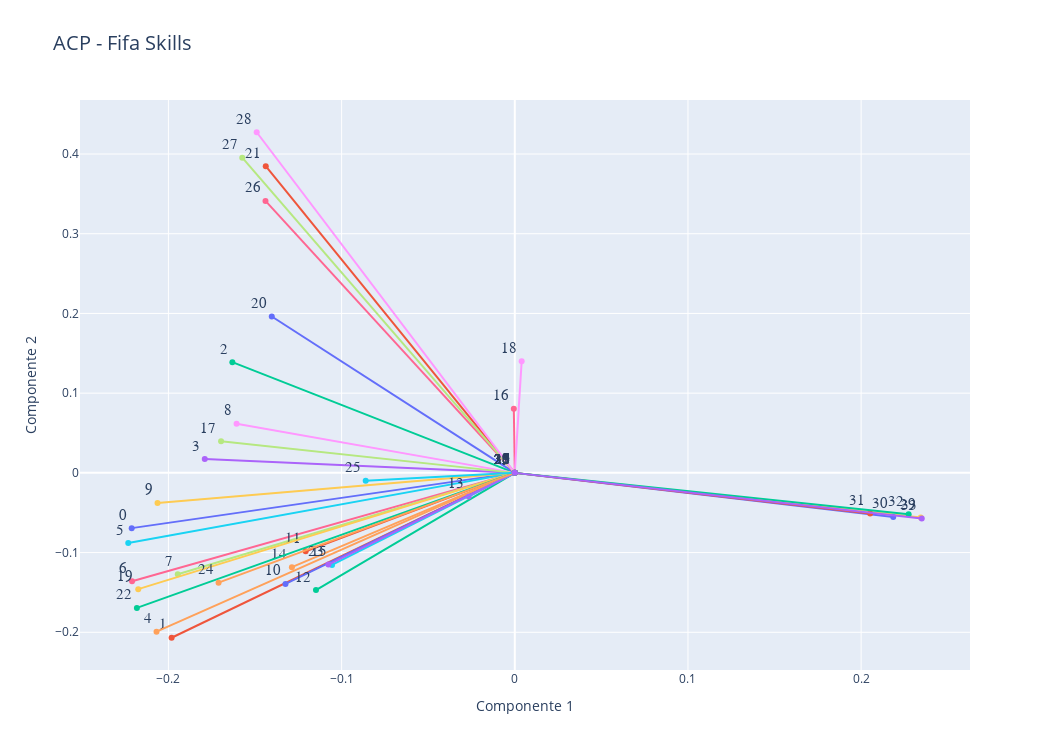

The notebook cell this image was saved under:
### Code cell
pcs=pca.components_  #"composición" de las primeras componentes, 
#Graph 1
data=[]

for i, (x,y) in enumerate(zip(pcs[0,:],pcs[1,:])):
    graph=go.Scatter(x=[0,x],y=[0,y],text=df_skills.columns[i],
                     mode='lines+markers+text',textposition='top left',textfont=dict(family='sans serif',size=15))
    data.append(graph)

layout = go.Layout(title="ACP - Fifa Skills",titlefont=dict(size=20),
            xaxis=dict(title='Componente 1'),
            yaxis=dict(title='Componente 2'),
            autosize=False, width=1050,height=750,
            showlegend=False)

fig = go.Figure(data=data, layout=layout)

iplot(fig)

### Figure 1 — Plotly figure (JSON) as saved in the notebook; plotly's stock layout.template omitted (floating-point values rounded to 4 significant figures)
{"data": [{"mode": "lines+markers+text", "text": "0", "textfont": {"family": "sans serif", "size": 15}, "textposition": "top left", "type": "scatter", "x": [0, -0.2212], "y": [0, -0.06933]}, {"mode": "lines+markers+text", "text": "1", "textfont": {"family": "sans serif", "size": 15}, "textposition": "top left", "type": "scatter", "x": [0, -0.1982], "y": [0, -0.2069]}, {"mode": "lines+markers+text", "text": "2", "textfont": {"family": "sans serif", "size": 15}, "textposition": "top left", "type": "scatter", "x": [0, -0.1631], "y": [0, 0.1389]}, {"mode": "lines+markers+text", "text": "3", "textfont": {"family": "sans serif", "size": 15}, "textposition": "top left", "type": "scatter", "x": [0, -0.179], "y": [0, 0.01732]}, {"mode": "lines+markers+text", "text": "4", "textfont": {"family": "sans serif", "size": 15}, "textposition": "top left", "type": "scatter", "x": [0, -0.2069], "y": [0, -0.1992]}, {"mode": "lines+markers+text", "text": "5", "textfont": {"family": "sans serif", "size": 15}, "textposition": "top left", "type": "scatter", "x": [0, -0.2232], "y": [0, -0.08808]}, {"mode": "lines+markers+text", "text": "6", "textfont": {"family": "sans serif", "size": 15}, "textposition": "top left", "type": "scatter", "x": [0, -0.221], "y": [0, -0.1361]}, {"mode": "lines+markers+text", "text": "7", "textfont": {"family": "sans serif", "size": 15}, "textposition": "top left", "type": "scatter", "x": [0, -0.1946], "y": [0, -0.1272]}, {"mode": "lines+markers+text", "text": "8", "textfont": {"family": "sans serif", "size": 15}, "textposition": "top left", "type": "scatter", "x": [0, -0.1606], "y": [0, 0.06175]}, {"mode": "lines+markers+text", "text": "9", "textfont": {"family": "sans serif", "size": 15}, "textposition": "top left", "type": "scatter", "x": [0, -0.2063], "y": [0, -0.03774]}, {"mode": "lines+markers+text", "text": "10", "textfont": {"family": "sans serif", "size": 15}, "textposition": "top left", "type": "scatter", "x": [0, -0.1324], "y": [0, -0.1393]}, {"mode": "lines+markers+text", "text": "11", "textfont": {"family": "sans serif", "size": 15}, "textposition": "top left", "type": "scatter", "x": [0, -0.1208], "y": [0, -0.09846]}, {"mode": "lines+markers+text", "text": "12", "textfont": {"family": "sans serif", "size": 15}, "textposition": "top left", "type": "scatter", "x": [0, -0.1148], "y": [0, -0.147]}, {"mode": "lines+markers+text", "text": "13", "textfont": {"family": "sans serif", "size": 15}, "textposition": "top left", "type": "scatter", "x": [0, -0.02664], "y": [0, -0.02963]}, {"mode": "lines+markers+text", "text": "14", "textfont": {"family": "sans serif", "size": 15}, "textposition": "top left", "type": "scatter", "x": [0, -0.1287], "y": [0, -0.1183]}, {"mode": "lines+markers+text", "text": "15", "textfont": {"family": "sans serif", "size": 15}, "textposition": "top left", "type": "scatter", "x": [0, -0.1055], "y": [0, -0.1155]}, {"mode": "lines+markers+text", "text": "16", "textfont": {"family": "sans serif", "size": 15}, "textposition": "top left", "type": "scatter", "x": [0, -0.0005588], "y": [0, 0.08035]}, {"mode": "lines+markers+text", "text": "17", "textfont": {"family": "sans serif", "size": 15}, "textposition": "top left", "type": "scatter", "x": [0, -0.1696], "y": [0, 0.03952]}, {"mode": "lines+markers+text", "text": "18", "textfont": {"family": "sans serif", "size": 15}, "textposition": "top left", "type": "scatter", "x": [0, 0.003971], "y": [0, 0.14]}, {"mode": "lines+markers+text", "text": "19", "textfont": {"family": "sans serif", "size": 15}, "textposition": "top left", "type": "scatter", "x": [0, -0.2174], "y": [0, -0.1459]}, {"mode": "lines+markers+text", "text": "20", "textfont": {"family": "sans serif", "size": 15}, "textposition": "top left", "type": "scatter", "x": [0, -0.1403], "y": [0, 0.1962]}, {"mode": "lines+markers+text", "text": "21", "textfont": {"family": "sans serif", "size": 15}, "textposition": "top left", "type": "scatter", "x": [0, -0.1438], "y": [0, 0.3848]}, {"mode": "lines+markers+text", "text": "22", "textfont": {"family": "sans serif", "size": 15}, "textposition": "top left", "type": "scatter", "x": [0, -0.2182], "y": [0, -0.1694]}, {"mode": "lines+markers+text", "text": "23", "textfont": {"family": "sans serif", "size": 15}, "textposition": "top left", "type": "scatter", "x": [0, -0.1076], "y": [0, -0.1151]}, {"mode": "lines+markers+text", "text": "24", "textfont": {"family": "sans serif", "size": 15}, "textposition": "top left", "type": "scatter", "x": [0, -0.171], "y": [0, -0.1377]}, {"mode": "lines+markers+text", "text": "25", "textfont": {"family": "sans serif", "size": 15}, "textposition": "top left", "type": "scatter", "x": [0, -0.08609], "y": [0, -0.009874]}, {"mode": "lines+markers+text", "text": "26", "textfont": {"family": "sans serif", "size": 15}, "textposition": "top left", "type": "scatter", "x": [0, -0.144], "y": [0, 0.3412]}, {"mode": "lines+markers+text", "text": "27", "textfont": {"family": "sans serif", "size": 15}, "textposition": "top left", "type": "scatter", "x": [0, -0.1574], "y": [0, 0.3954]}, {"mode": "lines+markers+text", "text": "28", "textfont": {"family": "sans serif", "size": 15}, "textposition": "top left", "type": "scatter", "x": [0, -0.149], "y": [0, 0.4273]}, {"mode": "lines+markers+text", "text": "29", "textfont": {"family": "sans serif", "size": 15}, "textposition": "top left", "type": "scatter", "x": [0, 0.2344], "y": [0, -0.05593]}, {"mode": "lines+markers+text", "text": "30", "textfont": {"family": "sans serif", "size": 15}, "textposition": "top left", "type": "scatter", "x": [0, 0.2185], "y": [0, -0.05535]}, {"mode": "lines+markers+text", "text": "31", "textfont": {"family": "sans serif", "size": 15}, "textposition": "top left", "type": "scatter", "x": [0, 0.2052], "y": [0, -0.05104]}, {"mode": "lines+markers+text", "text": "32", "textfont": {"family": "sans serif", "size": 15}, "textposition": "top left", "type": "scatter", "x": [0, 0.2274], "y": [0, -0.05201]}, {"mode": "lines+markers+text", "text": "33", "textfont": {"family": "sans serif", "size": 15}, "textposition": "top left", "type": "scatter", "x": [0, 0.235], "y": [0, -0.05727]}], "layout": {"autosize": false, "height": 750, "showlegend": false, "title": {"font": {"size": 20}, "text": "ACP - Fifa Skills"}, "width": 1050, "xaxis": {"title": {"text": "Componente 1"}}, "yaxis": {"title": {"text": "Componente 2"}}}}
